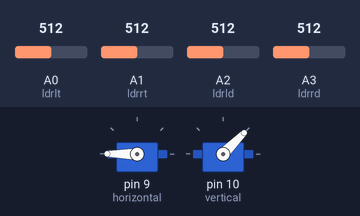
A sketch run on a simulated Arduino Uno, built with avr-gcc and run on an emulated ATmega328P. On the bench: 2 × servo. The inputs (shaded band) are chosen by the test bench; at power-on: A0 (ldrlt) = 512, A1 (ldrrt) = 512, A3 (ldrrd) = 512, A2 (ldrld) = 512.

Above: at 4.2 s.
4.3 s: A0 (ldrlt) set to 596
5.8 s: A0 (ldrlt) set to 621
At 5.96 s:
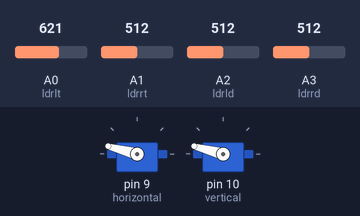
At 8.2 s:
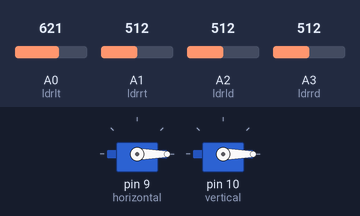
8.8 s: A1 (ldrrt) set to 320
10.3 s: A1 (ldrrt) set to 290
At 13.0 s:
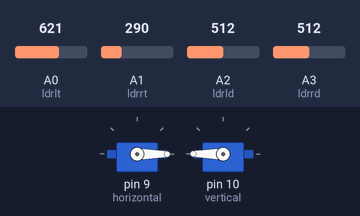
13.3 s: A3 (ldrrd) set to 935
16.3 s: A3 (ldrrd) set to 955
At 16.71 s:
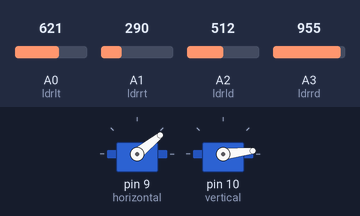
Timing chart, 0 to 24.1 s (numbered marks = the images above; inputs shaded):
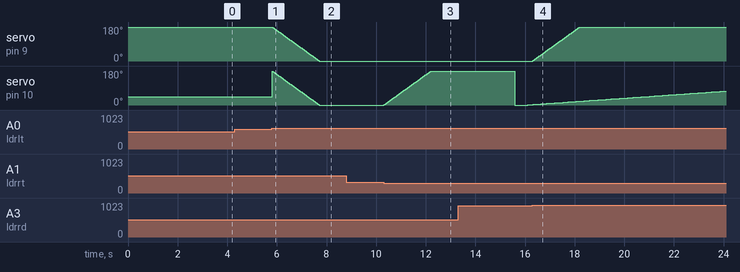

Measured:
- the behaviour switches between 613 and 614 on A0 (ldrlt) (found by bisection; images 0 and 1)
- the behaviour switches between 303 and 302 on A1 (ldrrt) (found by bisection; images 2 and 3)
- the behaviour switches between 943 and 944 on A3 (ldrrd) (found by bisection; images 3 and 4)
- after the input at 4.3 s, every drawn part: stays the same
- after the input at 5.8 s, servo on pin 9 (horizontal): moves from 180° to 0° over 1.9 s, starting at once
- after the input at 8.8 s, every drawn part: stays the same
- after the input at 10.3 s, servo on pin 10 (vertical): moves from 0° to 180° over 1.9 s, starting at once
- after the input at 16.3 s, servo on pin 9 (horizontal): moves from 0° to 180° over 1.9 s, starting at once

The sketch:

Dual_Axis_Tracker_Arduino_Code.ino
```cpp
#include <Servo.h> // include Servo library

Servo horizontal; // horizontal servo
int servoh = 180;     // stand horizontal servo

int servohLimitHigh = 180;
int servohLimitLow = 65;

Servo vertical;   // vertical servo
int servov = 180;     // stand vertical servo

// LDR pin connections
//  name  = analogpin;
int ldrlt = 0; //LDR top left
int ldrrt = 1; //LDR top rigt
int ldrld = 2; //LDR down left
int ldrrd = 3 ; //ldr down rigt

void setup()
{
  Serial.begin(9600);
// servo connections
// name.attacht(pin);
  horizontal.attach(9);
  vertical.attach (10);
  horizontal.write(180);
  vertical.write(45);
  delay(3000);
}


void loop()
{
  int lt = analogRead(ldrlt); // top left
  int rt = analogRead(ldrrt); // top right
  int ld = analogRead(ldrld); // down left
  int rd = analogRead(ldrrd); // down rigt

  int dtime = 10;
  int tol = 50;

  int avt = (lt + rt) / 2;
  int avd = (ld + rd) / 2;
  int avl = (lt + ld) / 2;
  int avr = (rt + rd) / 2;

  int dvert = avt - avd; // check the diffirence of up and down
  int dhoriz = avl - avr;// check the diffirence og left and rigt

  if (-1*tol > dvert || dvert > tol)
  {
  if (avt > avd)
  {
    servov = --servov;
     if (servov > 180)
     {
      servov = 180;
     }
  }
  else if (avt < avd)
  {
    servov= ++servov;
    if (servov < 0)
  {
    servov = 0;
  }
  }
  vertical.write(servov);
  }

  if (-1*tol > dhoriz || dhoriz > tol)
  {
  if (avl > avr)
  {
    servoh = --servoh;
    if (servoh < 0)
    {
    servoh = 0;
    }
  }
  else if (avl < avr)
  {
    servoh = ++servoh;
     if (servoh > 180)
     {
     servoh = 180;
     }
  }
  else if (avl = avr)
  {
    // nothing
  }
  horizontal.write(servoh);
  }
   delay(dtime);
}
```
